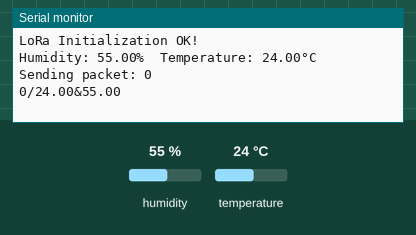
Simulated run of this sketch. Board: ESP32. On the bench: the last lines printed to the serial monitor. Inputs (shaded band) come from the test bench; at power-on: humidity 55 %, temperature 24 °C. No radio packets arrive unless stated.

Above: at 3.2 s.
3.3 s: humidity set to 22 %
At 8.0 s:
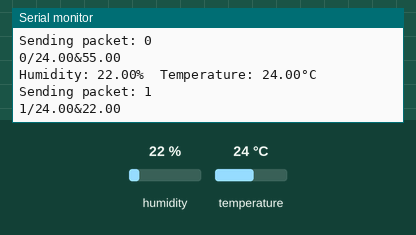
9.0 s: temperature set to 12 °C
At 13.0 s:
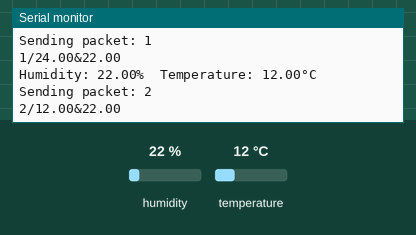
14.7 s: humidity set to 40 %
At 18.0 s:
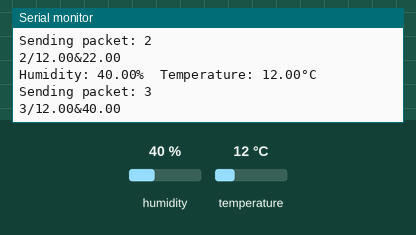
Timing chart, 0 to 19.5 s (numbered marks = the images above; inputs shaded):
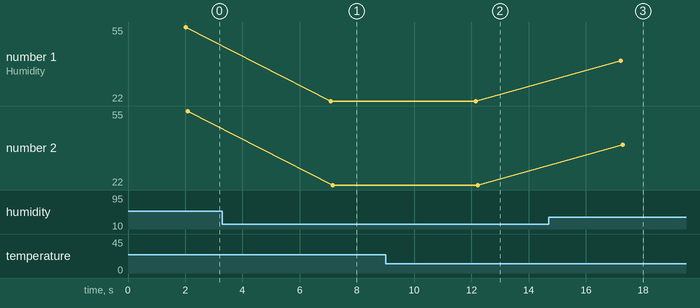

The sketch:

LoRa_Web_Sender.ino
```cpp
//Libraries for LoRa
#include <SPI.h>
#include <LoRa.h>

//Libraries for LoRa
#include "DHT.h"
#define DHTPIN 32          //pin where the dht11 is connected
DHT dht(DHTPIN, DHT22);

//define the pins used by the LoRa transceiver module
#define ss 5
#define rst 14
#define dio0 2

#define BAND 915E6

//packet counter
int readingID = 0;

int counter = 0;
String LoRaMessage = "";

float temperature = 0;
float humidity = 0;


//Initialize LoRa module
void startLoRA()
{
  LoRa.setPins(ss, rst, dio0); //setup LoRa transceiver module

  while (!LoRa.begin(BAND) && counter < 10) {
    Serial.print(".");
    counter++;
    delay(500);
  }
  if (counter == 10)
  {
    // Increment readingID on every new reading
    readingID++;
    Serial.println("Starting LoRa failed!");
  }
  Serial.println("LoRa Initialization OK!");
  delay(2000);
}

void startDHT()
{
  if (isnan(humidity) || isnan(temperature))
  {
  Serial.println("Failed to read from DHT sensor!");
  return;
  }
}

void getReadings(){
  humidity = dht.readHumidity();
  temperature = dht.readTemperature();
  Serial.print(F("Humidity: "));
  Serial.print(humidity);
  Serial.print(F("%  Temperature: "));
  Serial.print(temperature);
  Serial.println(F("°C "));
}

void sendReadings() {
  LoRaMessage = String(readingID) + "/" + String(temperature) + "&" + String(humidity) ;
  //Send LoRa packet to receiver
  LoRa.beginPacket();
  LoRa.print(LoRaMessage);
  LoRa.endPacket();

  Serial.print("Sending packet: ");
  Serial.println(readingID);
  readingID++;
  Serial.println(LoRaMessage);
}

void setup() {
  //initialize Serial Monitor
  Serial.begin(115200);
  dht.begin();
  startDHT();
  startLoRA();
}
void loop() {
  getReadings();
  sendReadings();
  delay(5000);
}
```

Measured:
- after the input at 3.3 s, the serial monitor: prints a new line after 3.8 s (image 1)
- after the input at 9.0 s, the serial monitor: prints a new line after 3.2 s (image 2)
- after the input at 14.7 s, the serial monitor: prints a new line after 2.5 s (image 3)
- plotted number 1: 55 → 22 after the input at 3.3 s, 22 → 40 after the input at 14.7 s
- plotted number 2: 55 → 22 after the input at 3.3 s, 22 → 40 after the input at 14.7 s
